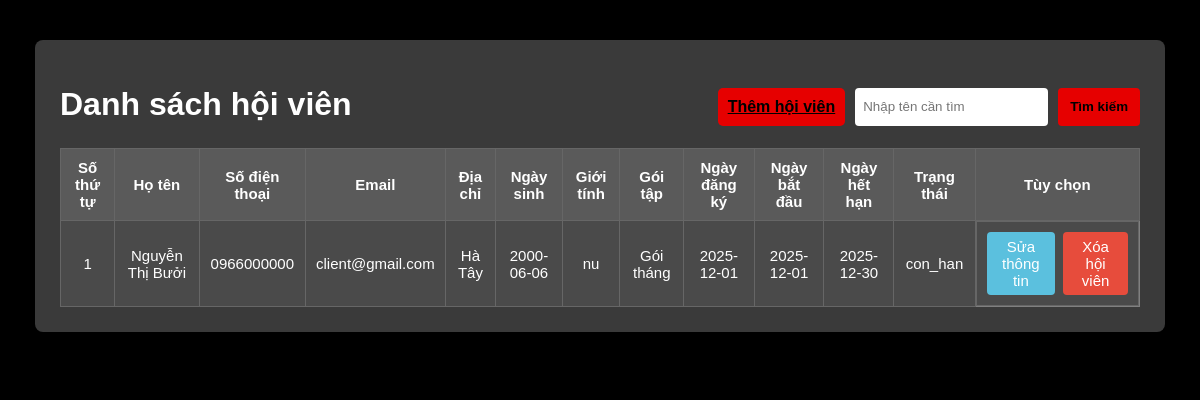
Screenshot of /admin/thongtinhoivien.php with the database file from the repository.
### tables this page shows
CREATE TABLE `dang_ky` (
  `id` int NOT NULL,
  `nguoi_dung_id` int NOT NULL,
  `goi_tap_id` int NOT NULL,
  `ngay_dang_ky` date NOT NULL,
  `ngay_bat_dau` date NOT NULL,
  `ngay_het_han` date NOT NULL,
  `trang_thai` enum('con_han','het_han') DEFAULT 'con_han'
);

CREATE TABLE `nguoi_dung` (
  `id` int NOT NULL,
  `tai_khoan` varchar(255) NOT NULL,
  `mat_khau` varchar(255) NOT NULL,
  `ho_ten` varchar(255) NOT NULL,
  `sdt` varchar(10) NOT NULL,
  `email` varchar(255) DEFAULT NULL,
  `dia_chi` varchar(255) DEFAULT NULL,
  `ngay_sinh` date DEFAULT NULL,
  `gioi_tinh` enum('nam','nu','khac') DEFAULT NULL,
  `vai_tro_id` int NOT NULL
);

CREATE TABLE `goi_tap` (
  `id` int NOT NULL,
  `ten_goi` varchar(20) NOT NULL,
  `so_ngay_dung` int NOT NULL,
  `gia` int NOT NULL,
  `mo_ta` text
);

### admin/thongtinhoivien.php (the view, shortened to what this page needs)
<!DOCTYPE html>
<html lang="en">
<head>
</head>
<body>
  <div class="body-hoivien">
    <div class="hoivien">
  <div  style="display: flex; justify-content: space-between; align-items: center;">
      <h1>Danh sách hội viên</h1>
   <div class="" style="display:flex; justify-content: flex-end; gap:10px">
    <a class="them" href="index.php?page_layout=themhoivien" style="padding: 10px; background-color:#e60000; border-radius: 5px">Thêm hội viên</a>
    <form method="get" action="index.php" style="display:flex; gap:10px">
        <input type="text"  name="keyword" placeholder="Nhập tên cần tìm" value="<?= $_GET['keyword'] ?? '' ?>" style="padding:8px; border-radius:4px; border:none">
  <button
    type="submit"
    style="padding:8px 12px; background:#e60000; color:#000; font-weight:bold; border:none; border-radius:4px; cursor:pointer"
  >
    Tìm kiếm
  </button>
</form>
  </div>
    </div>
      <table border = 1>
      <tr>
        <th>Số thứ tự</th>
        <th>Họ tên</th>
        <th>Số điện thoại</th>
        <th>Email</th>
        <th>Địa chỉ</th>
        <th>Ngày sinh</th>
        <th>Giới tính</th>
        <th>Gói tập</th>
        <th>Ngày đăng ký</th>
        <th>Ngày bắt đầu</th>
        <th>Ngày hết hạn</th>
        <th>Trạng thái</th>
        <th>Tùy chọn</th>
      </tr>
      <?php
      include ("connect.php");
      $sql = "
SELECT
    nd.id,
    nd.ho_ten,
    nd.sdt,
    nd.email,
    nd.dia_chi,
    nd.ngay_sinh,
    nd.gioi_tinh,
    gt.ten_goi,
    dk.ngay_dang_ky,
    dk.ngay_bat_dau,
    dk.ngay_het_han,
    dk.trang_thai
FROM nguoi_dung nd
JOIN dang_ky dk ON nd.id = dk.nguoi_dung_id
JOIN goi_tap gt ON dk.goi_tap_id = gt.id
WHERE nd.vai_tro_id = 2
";
      $result = mysqli_query($conn, $sql);
      $stt = 1;
      while($row = mysqli_fetch_array($result)){
      ?>
      <tr>
        <td><?php echo $stt++; ?></td>
        <td><?php echo $row["ho_ten"]?></td>
        <td><?php echo $row["sdt"]?></td>
        <td><?php echo $row["email"]?></td>
        <td><?php echo $row["dia_chi"]?></td>
        <td><?php echo $row["ngay_sinh"]?></td>
        <td><?php echo $row["gioi_tinh"]?></td>
        <td><?php echo $row["ten_goi"]?></td>
        <td><?php echo $row["ngay_dang_ky"]?></td>
        <td><?php echo $row["ngay_bat_dau"]?></td>
        <td><?php echo $row["ngay_het_han"]?></td>
        <td><?php echo $row["trang_thai"]?></td>
        <td class="sua-xoa">
          <a class = "sua" href="index.php?page_layout=capnhathoivien&id=<?php echo $row['id'] ?>">Sửa thông tin</a>
          <a class = "xoa" href="xoahoivien.php?id=<?php echo $row['id']?>">Xóa hội viên</a>
        </td>
      </tr>
      <?php } ?>
    </table>
  </div>
  </div>
</body>
</html>

### admin/thongtinhoivien.php (style rules this page uses)
body { margin: 0; background-color: #000; font-family: Arial, sans-serif; }
.body-hoivien { width: 100%; padding: 40px 0; background-color: #000; }
.hoivien { width: 90%; margin: 0 auto; background-color: #3a3a3a; padding: 25px; border-radius: 8px; }
h1 { text-align: center; margin-bottom: 25px; font-size: 32px; color: #fff; }
table { width: 100%; border-collapse: collapse; background-color: #4a4a4a; color: #fff; }
table th { border: 1px solid #666; padding: 10px; font-size: 15px; background-color: #5a5a5a; color: #fff; }
table td { border: 1px solid #666; padding: 10px; font-size: 15px; text-align: center; }
.sua { padding: 6px 12px; background: #5bc0de; border-radius: 4px; color: #fff; text-decoration: none; }
.xoa { padding: 6px 12px; background: #e74c3c; color: #fff; border-radius: 4px; text-decoration: none; }
.sua-xoa { display: flex; justify-content: center; gap: 8px; }
.them, .tim { color: #000; font-weight: bold; }

### rows the page displays
dang_ky: nguoi_dung.ho_ten "Nguyễn Thị Bưởi", nguoi_dung.sdt "0966000000", nguoi_dung.email "client@gmail.com", nguoi_dung.dia_chi "Hà Tây", nguoi_dung.ngay_sinh "2000-06-06", nguoi_dung.gioi_tinh "nu", goi_tap.ten_goi "Gói tháng", ngay_dang_ky "2025-12-01", ngay_bat_dau "2025-12-01", ngay_het_han "2025-12-30", trang_thai "con_han"
